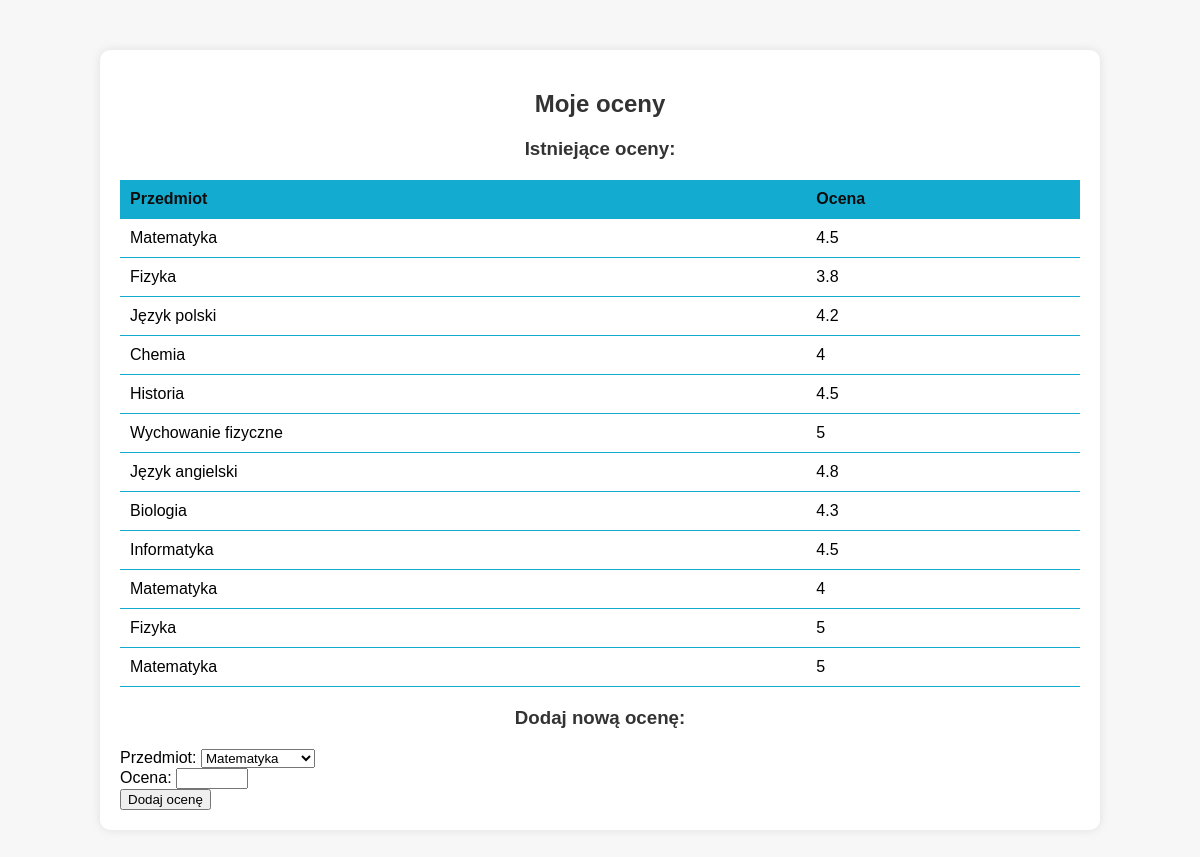
The page /grades.php on the database its author committed.
### tables this page shows
CREATE TABLE `grades` (
  `grade_id` int(11) NOT NULL,
  `subject` varchar(50) NOT NULL,
  `grade` float NOT NULL,
  `user_id` int(11) DEFAULT NULL
);

### grades.php (the view, shortened to what this page needs)
<?php
require_once('db_config.php');
function getGrades($conn, $userId) {
    $grades = array();
    $sql = "SELECT subject, grade FROM grades WHERE user_id = $userId";
    $result = mysqli_query($conn, $sql);
    if ($result && mysqli_num_rows($result) > 0) {
        while ($row = mysqli_fetch_assoc($result)) {
            $grades[] = $row;
        }
    }
    return $grades;
}
$userId = 1;
$existingGrades = getGrades($conn, $userId);
?>
<!DOCTYPE html>
<html lang="pl">
<head>
    <link rel="stylesheet" href="style.css">
</head>
<body>
    <div class="container">
        <h2>Moje oceny</h2>
        <form action="grades.php" method="post">
            <h3>Istniejące oceny:</h3>
            <table>
                <tr>
                    <th>Przedmiot</th>
                    <th>Ocena</th>
                </tr>
                <?php foreach ($existingGrades as $grade): ?>
                <tr>
                    <td><?php echo $grade['subject']; ?></td>
                    <td><?php echo $grade['grade']; ?></td>
                </tr>
                <?php endforeach; ?>
            </table>
            <h3>Dodaj nową ocenę:</h3>
            <label for="subject">Przedmiot:</label>
            <select name="subject" id="subject">
                <option value="Matematyka">Matematyka</option>
            </select>
            <br>
            <label for="grade">Ocena:</label>
            <input type="number" step="0.01" name="grade" id="grade" min="2.00" max="5.00" required>
            <br>
            <input type="submit" name="submit" value="Dodaj ocenę">
        </form>
    </div>
</body>
</html>

### style.css (style rules this page uses)
body { font-family: Arial, sans-serif; background-color: #f7f7f7; margin: 0; padding: 0; }
.container { width: 80%; margin: 50px auto; background-color: #fff; padding: 20px; border-radius: 10px; box-shadow: 0 0 10px rgba(0, 0, 0, 0.1); }
h2, h3 { text-align: center; margin-bottom: 20px; color: #333; }
table { width: 100%; border-collapse: collapse; margin-bottom: 20px; }
table th, table td { padding: 10px; text-align: left; border-bottom: 1px solid rgb(20, 171, 209); }
table th { background-color: rgb(20, 171, 209); color: #0e0d0d; }

### rows shown on the page
grades: subject "Matematyka", grade "4.5"
grades: subject "Fizyka", grade "3.8"
grades: subject "Język polski", grade "4.2"
grades: subject "Chemia", grade "4"
grades: subject "Historia", grade "4.5"
grades: subject "Wychowanie fizyczne", grade "5"
grades: subject "Język angielski", grade "4.8"
grades: subject "Biologia", grade "4.3"
grades: subject "Informatyka", grade "4.5"
grades: subject "Matematyka", grade "4"
grades: subject "Fizyka", grade "5"
grades: subject "Matematyka", grade "5"
